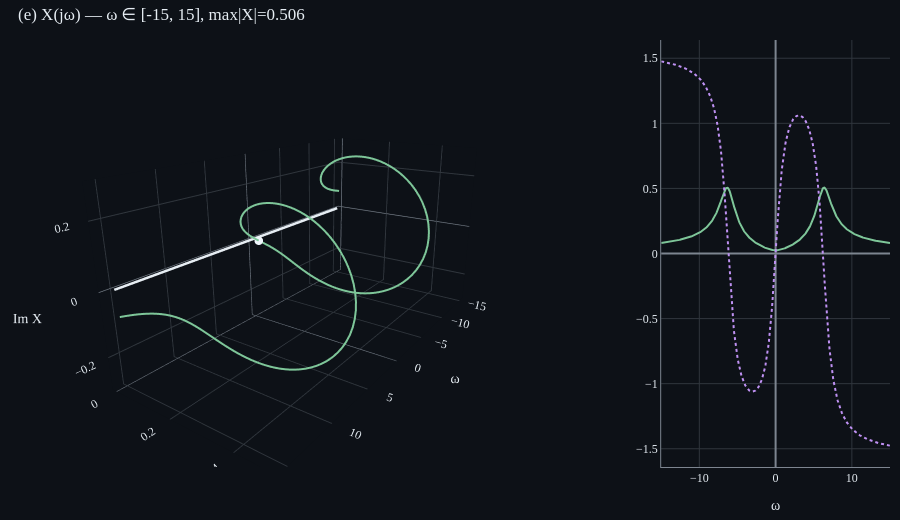

Here is the notebook cell this chart was saved with:
### Markdown cell above
### F4 — 감쇠 정현파 `e^(-t)·cos(2π·t)·u(t)`

X(jω) = (1+jω) / ((1+jω)² + (2π)²). ω = ±2π 근처에 *완만한 두 피크*. RLC 자연 응답의 주파수 특성.

### Code cell
sig = signals.decaying_exp(rate=1.0) * signals.cosine(omega=2*np.pi)
an = FourierAnalyzer(sig, t_min=0.0, t_max=20.0, n_samples=4000)
omegas, X = an.spectrum(omega_min=-15.0, omega_max=15.0, n_omega=600)

p = SpectrumPlot(view='mag_phase', show_inset=True)
p.show_spectrum(omegas, X)
p.figure.show()

### Figure 1 — Plotly figure (JSON) as saved in the notebook; plotly's stock layout.template omitted (floating-point values rounded to 4 significant figures; data arrays with more than 128 entries replaced by an {"elided": "..."} marker saying what was removed)
{"data": [{"line": {"color": "#e6edf3", "width": 5}, "mode": "lines", "name": "t-axis", "opacity": 1.0, "scene": "scene", "showlegend": false, "type": "scatter3d", "x": [-15.0, 15.0], "y": [0.0, 0.0], "z": [0.0, 0.0]}, {"line": {"color": "#7ec699", "width": 4}, "mode": "lines", "name": "X(jω)", "type": "scatter3d", "x": {"elided": "600 float values"}, "y": {"elided": "600 float values"}, "z": {"elided": "600 float values"}}, {"marker": {"color": "#f0f6fc", "size": 5}, "mode": "markers", "name": "ω=0", "type": "scatter3d", "x": [-0.02504], "y": [0.02471], "z": [-0.0005881]}, {"line": {"color": "#7ec699", "width": 2}, "mode": "lines", "name": "|X|", "type": "scatter", "x": {"elided": "600 float values"}, "xaxis": "x", "y": {"elided": "600 float values"}, "yaxis": "y"}, {"line": {"color": "#bf91f3", "dash": "dot", "width": 2}, "mode": "lines", "name": "arg X", "type": "scatter", "x": {"elided": "600 float values"}, "xaxis": "x", "y": {"elided": "600 float values"}, "yaxis": "y"}], "layout": {"font": {"color": "#e6edf3", "family": "serif", "size": 12}, "height": 520, "margin": {"b": 10, "l": 10, "r": 10, "t": 40}, "paper_bgcolor": "#0d1117", "plot_bgcolor": "#0d1117", "scene": {"aspectmode": "manual", "aspectratio": {"x": 2.0, "y": 1.0, "z": 1.0}, "camera": {"eye": {"x": 2.2, "y": 1.5, "z": 0.9}}, "domain": {"x": [0.0, 0.7], "y": [0.0, 1.0]}, "xaxis": {"backgroundcolor": "#0d1117", "color": "#e6edf3", "gridcolor": "#30363d", "showbackground": true, "title": {"text": "ω"}, "zerolinecolor": "#7d8590"}, "yaxis": {"backgroundcolor": "#0d1117", "color": "#e6edf3", "gridcolor": "#30363d", "showbackground": true, "title": {"text": "Re X"}, "zerolinecolor": "#7d8590"}, "zaxis": {"backgroundcolor": "#0d1117", "color": "#e6edf3", "gridcolor": "#30363d", "showbackground": true, "title": {"text": "Im X"}, "zerolinecolor": "#7d8590"}}, "showlegend": false, "title": {"font": {"color": "#e6edf3"}, "text": "(e) X(jω) — ω ∈ [-15, 15], max|X|=0.506", "x": 0.02, "xanchor": "left"}, "xaxis": {"anchor": "y", "color": "#e6edf3", "domain": [0.74, 1.0], "gridcolor": "#30363d", "linecolor": "#7d8590", "showgrid": true, "title": {"text": "ω"}, "zeroline": true, "zerolinecolor": "#7d8590"}, "yaxis": {"anchor": "x", "color": "#e6edf3", "domain": [0.0, 1.0], "gridcolor": "#30363d", "linecolor": "#7d8590", "showgrid": true, "title": {"text": ""}, "zeroline": true, "zerolinecolor": "#7d8590"}}}
